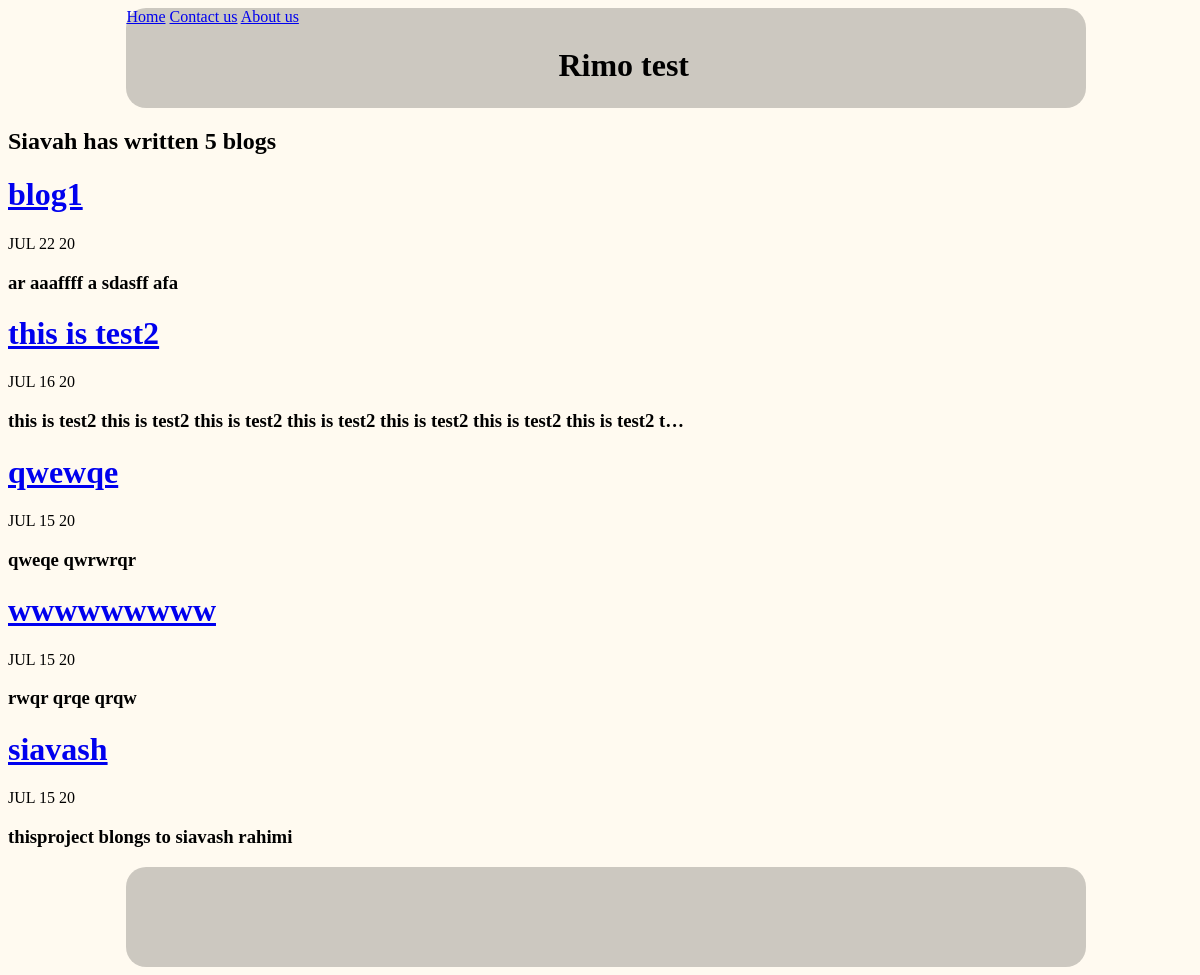
Screenshot of /blog/ with the database file from the repository.
### blog/models.py (models this page shows, shortened)
class Blog(models.Model):
        title =models.CharField(max_length = 100)
        description =models.TextField()
        date =models.DateTimeField()

### blog/views.py (the view)
# urls.py: 2. Add a URL to urlpatterns:  path('blog/', include('blog.urls'))
def blog (request):
    pro = Blog.objects.order_by('-date')[:5]
    return render(request, 'Blog/blog.html', {'pro':pro})

### blog/templates/Blog/blog.html
{% extends 'portfolio/base.html' %}
{% block content %}
<h2>Siavah has written {{pro.count}} blog{{pro.count|pluralize}}</h2>
{%for i in pro %}
  <a href="{% url 'blog:detail' i.id %}"> <h1>{{i.title}}</h1></a>
  <p>{{i.date|date:'M d y'|upper}}</p>
  <h3>{{i.description|truncatechars:100}}</h3>
{% endfor  %}
{% endblock %}

### portfolio/static/portfolio/style.css (style rules this page uses)
body { background: floralwhite; }

### rows the page displays
Blog: title "blog1", date "JUL 22 20", description "ar aaaffff a sdasff afa"
Blog: title "this is test2", date "JUL 16 20", description "this is test2 this is test2 this is test2 this is test2 this is test2 this is test2 this is test2 t…"
Blog: title "qwewqe", date "JUL 15 20", description "qweqe qwrwrqr"
Blog: title "wwwwwwwww", date "JUL 15 20", description "rwqr qrqe qrqw"
Blog: title "siavash", date "JUL 15 20", description "thisproject blongs to siavash rahimi"

### other values shown
{{ pro.count }} "5"
